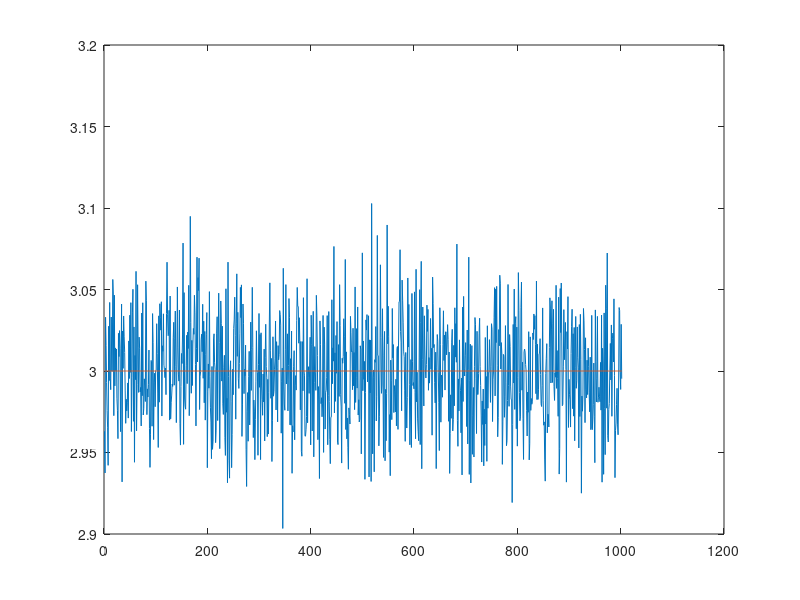

Recreate this plot in MATLAB. (Note: this script raises an error after producing the figure.)
clear
clc

%-----Пункт 1------ (+)
N=10000;
 nakagami=random('Nakagami',1,3,N,1);

%-----Пункт 2.1------ (+)
sigma_MM = 4 * (1/pi) * (sum(nakagami)/N)^2;

%N=input("input: ");
for i=1:1002
    nakagami=random('Nakagami',1,3,N,1);
    sigma_1(i)= 4 * (1/pi) * (sum(nakagami)/N)^2;
    sigma(i)=3;
end

plot(sigma_1);
hold on
plot(sigma)
hold off


N=input("input: ");
nakagami=random('Nakagami',1,3,N,1);
[y,v]=lnmp(nakagami,N);
k=1:0.05:10;
figure
plot(k,y);
for i=1:1000
    %N=input("input: ");
    nakagami=random('Nakagami',1,3,10,1);
    [b,c]=lnmp(nakagami,10);
    v1(i)=c;
end
nakagami=random('Nakagami',1,3,10,1);
[b,c]=lnmp(nakagami,10);
figure
hold on
plot(k,b);
nakagami=random('Nakagami',1,3,100,1);
[b,c]=lnmp(nakagami,100);
plot(k,b);
nakagami=random('Nakagami',1,3,10000,1);
[b,c]=lnmp(nakagami,1000);
plot(k,b);
hold off

%-----Пункт 2.2------ (+)

for i=1:100
    %N=input("input: ");
    nakagami=random('Nakagami',1,3,1000,1);
    [b,c]=lnmp(nakagami,1000);
    v1(i)=c;
    dysp(i)=var(nakagami,1);
end
m=mean(v1);
m_dysp=mean(dysp);
dysp_v1=var(v1,1);
 %2.3, 3.1 , 3.2, 3.3

figure

N=input("input: ");
nakagami=random('Nakagami',1,3,N,1);

 r=floor(log2(N))+1;
nakagami_max=max(nakagami);
nakagami_min=min(nakagami);
h=(nakagami_max-nakagami_min)/r;

for i=1:r+1
    z(i)=nakagami_min+(i-1)*h;
end

z1=z+h/2;
z2=z1(1:r)
U=hist(nakagami,z2);
bar(z2,U/(h*N),1);
x=-10:0.001:10;
f=pdf('Nakagami',x,1,3);
sigma_MM = 4 * (1/pi) * (sum(nakagami)/N)^2;
f1=pdf('Nakagami',x,1,sigma_MM);
hold on
plot(x,f);
plot(x,f1);
hold off
% 3.3 , 4
y_emp(1)=U(1)/N;
  for i=2:r
      y_emp(i)=y_emp(i-1)+U(i)/N;
  end
figure
hold on
stairs(z2,y_emp);

x_teor=-10:0.05:10;
y_teor = cdf('Nakagami',x_teor,1,3);
plot(x_teor,y_teor)
figure
x_teor_2=-10:0.05:10;
y_teor_2 = cdf('Nakagami',x_teor_2,1,sigma_MM);
plot(x_teor_2,y_teor_2)
hold off

function [y,v]=lnmp(x,N)
k=1:0.05:10;
for j=1:181
    y(j)=0;
for i=1:N
   y(j)=y(j)+log(x(i)*2/k(j)) + log(exp(-x(i)*x(i)*1/k(j)));
end
end
max=y(1);
v=k(1);
for i=1:181
   if max<y(i)
       max=y(i);
       v=k(i);
   end
end
end

